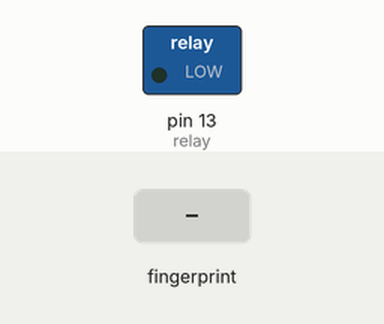
Simulated run of this sketch. Board: Arduino Uno, built with avr-gcc and run on an emulated ATmega328P. Shown: switched loads named in the sketch (green lamp = pin HIGH). The test bench sets the inputs (shaded band).

Above: at 2.2 s.
2.3 s: finger stored as number 1 placed on the sensor
At 3.7 s:
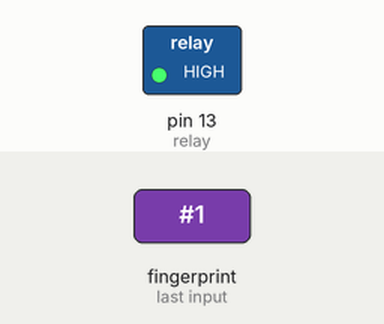
Timing chart, 0 to 5.3 s (numbered marks = the images above; inputs shaded):
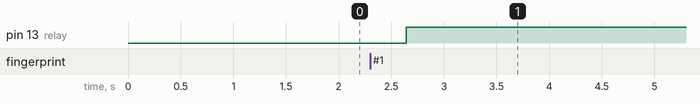

The sketch:

My_Finger_print_relay.ino
```cpp
//http://www.instructables.com/id/Biometric-LED/
#include <Adafruit_Fingerprint.h>
#include <SoftwareSerial.h>
#include<stdint.h>

int getFingerprintIDez();


byte relay=13;


// pin #2 is IN from sensor (GREEN wire)
// pin #3 is OUT from arduino  (YELLOW wire)

SoftwareSerial mySerial(2, 3);  //activates serial communication on pin 2 & 3

Adafruit_Fingerprint finger = Adafruit_Fingerprint(&mySerial);

void setup()
            {
              Serial.begin(9600);      // initialize the serial communications:

              pinMode(relay, OUTPUT);      // set pin 13 as output. Relay connected

              finger.begin(57600);      // set the data rate for the sensor serial port
            }


void loop()                     // run over and over again
          {
            getFingerprintID();
            delay(100);
          }

uint8_t getFingerprintID()
{
  uint8_t p = finger.getImage();

  switch (p)
        {
          case FINGERPRINT_OK:
             break;
          case FINGERPRINT_NOFINGER:
            return p;
          case FINGERPRINT_PACKETRECIEVEERR:
            return p;
          case FINGERPRINT_IMAGEFAIL:
            return p;
          default:
            return p;
        }

  // OK success!
  p = finger.image2Tz();
  switch (p)
      {
          case FINGERPRINT_OK:
            break;
          case FINGERPRINT_IMAGEMESS:
             return p;
          case FINGERPRINT_PACKETRECIEVEERR:
            return p;
          case FINGERPRINT_FEATUREFAIL:
            return p;
          case FINGERPRINT_INVALIDIMAGE:
            return p;
            default:
            return p;
      }

  // OK converted!
  p = finger.fingerFastSearch();
      if (p == FINGERPRINT_OK)
      {
         digitalWrite(relay, HIGH);           //turn on realy if finger ID is match
        }
      else if(p == FINGERPRINT_NOTFOUND)
        {
          digitalWrite(relay, LOW);           //turn off relay if finger do not match
          return p;
        }
      else
        {    return p;   }

}

// returns -1 if failed, otherwise returns ID #
int getFingerprintIDez() {
                    uint8_t p = finger.getImage();
                        if (p != FINGERPRINT_OK)  return -1;

                        p = finger.image2Tz();
                        if (p != FINGERPRINT_OK)  return -1;

                        p = finger.fingerFastSearch();
                        if (p != FINGERPRINT_OK)  return -1;

}
```

Measured:
- after the input at 2.3 s, pin 13 (relay): LOW → HIGH after 0.34 s
